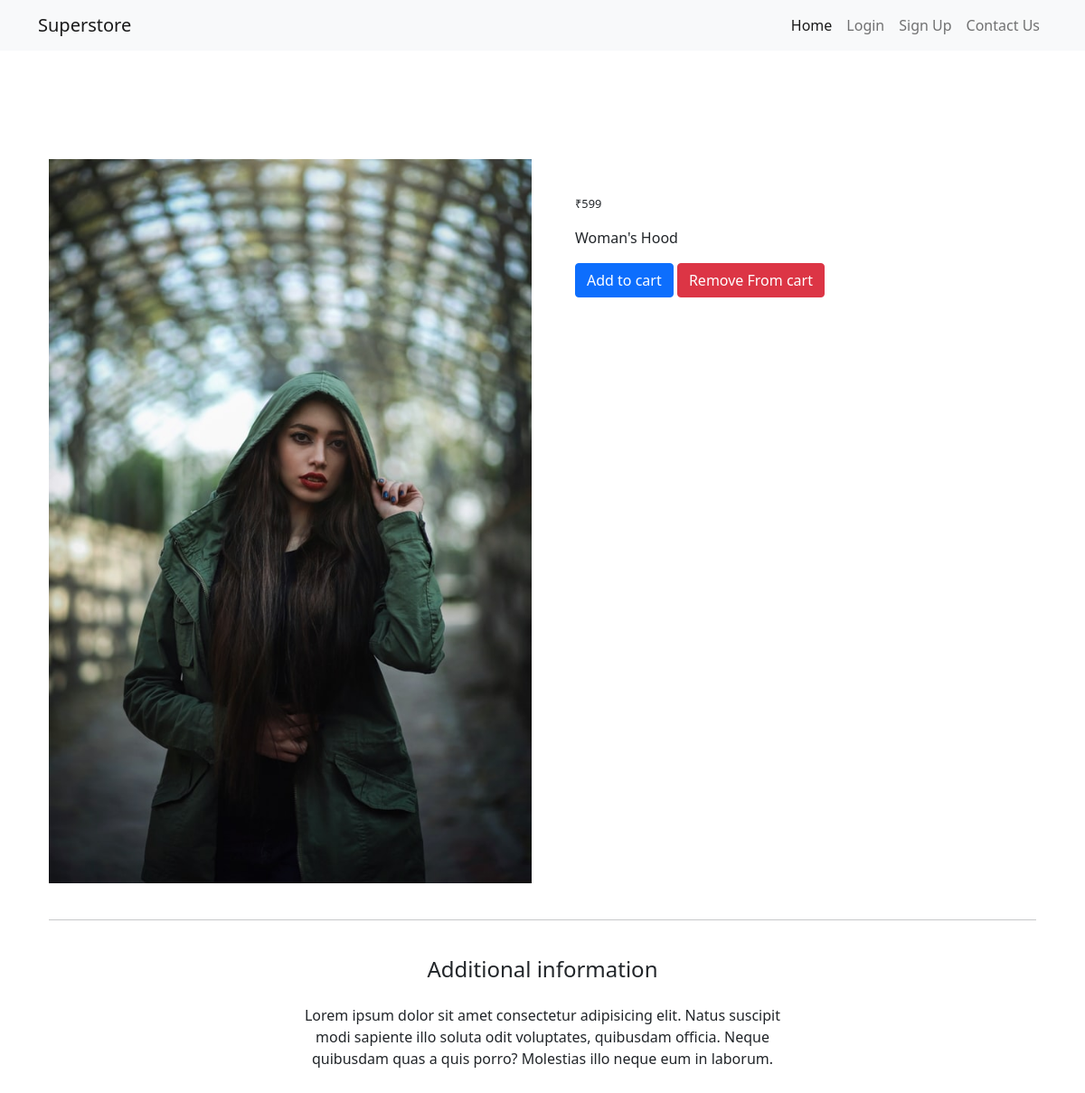
The page /product/6/ on the database its author committed.
### accounts/models.py (models this page shows, shortened)
class Product(models.Model):
    name = models.CharField(max_length=255)
    description = models.CharField(max_length=255)
    image = models.ImageField(upload_to='products')
    price = models.IntegerField()
    def get_add_to_cart_url(self):
        return reverse("accounts:add-to-cart", kwargs={
            "pk" : self.pk
        })

### accounts/views.py (the view)
# urls.py: path('product/<pk>/', ProductView.as_view(), name='product'),
class ProductView(DetailView):
    model = Product
    template_name = "accounts/product.html"

### templates/accounts/product.html (shortened to what this page needs)
{% extends 'accounts/base.html' %}
{% block content %}
  <main class="mt-5 pt-4">
    <div class="container dark-grey-text mt-5">
      <div class="row wow fadeIn">
        <div class="col-md-6 mb-4">
          <img src="{{ object.image.url }}" class="img-fluid" alt="">
        </div>
        <div class="col-md-6 mb-4">
          <div class="p-4">
            <p class="lead">
            {% if object.discount_price %}
              <span class="mr-1">
              <del>&#8377;{{ object.price }}</del>
              </span>
              <span>&#8377;{{ object.discount_price }}</span>
            {% else %}
             <span>&#8377;{{ object.price }}</span>
            {% endif %}
            </p>
            <p>{{ object.description }}</p>
            <a href="{{ object.get_add_to_cart_url }}" class="btn btn-primary btn-md my-0 p" >Add to cart
            </a>
            <a href="{{ object.get_remove_from_cart_url }}" class="btn btn-danger btn-md my-0 p" >Remove From cart
            </a>
          </div>
        </div>
      </div>
      <hr>
      <div class="row d-flex justify-content-center wow fadeIn">
        <div class="col-md-6 text-center">
          <h4 class="my-4 h4">Additional information</h4>
          <p>Lorem ipsum dolor sit amet consectetur adipisicing elit. Natus suscipit modi sapiente illo soluta odit
            voluptates,
            quibusdam officia. Neque quibusdam quas a quis porro? Molestias illo neque eum in laborum.</p>
        </div>
      </div>
      <div class="row wow fadeIn">
        <div class="col-lg-4 col-md-12 mb-4">
        </div>
        <div class="col-lg-4 col-md-6 mb-4">
        </div>
        <div class="col-lg-4 col-md-6 mb-4">
        </div>
      </div>
    </div>
  </main>
{% endblock content %}

### static/css/main.css (style rules this page uses)
html, body, header, .carousel { height: 60vh; }
.view,body,html { height:100% }
a { color:green; text-decoration: none; }
.lead { font-weight:400; font-size:0.8em; }

### rows shown on the page
Product: image (picture), price "599", description "Woman's Hood"
